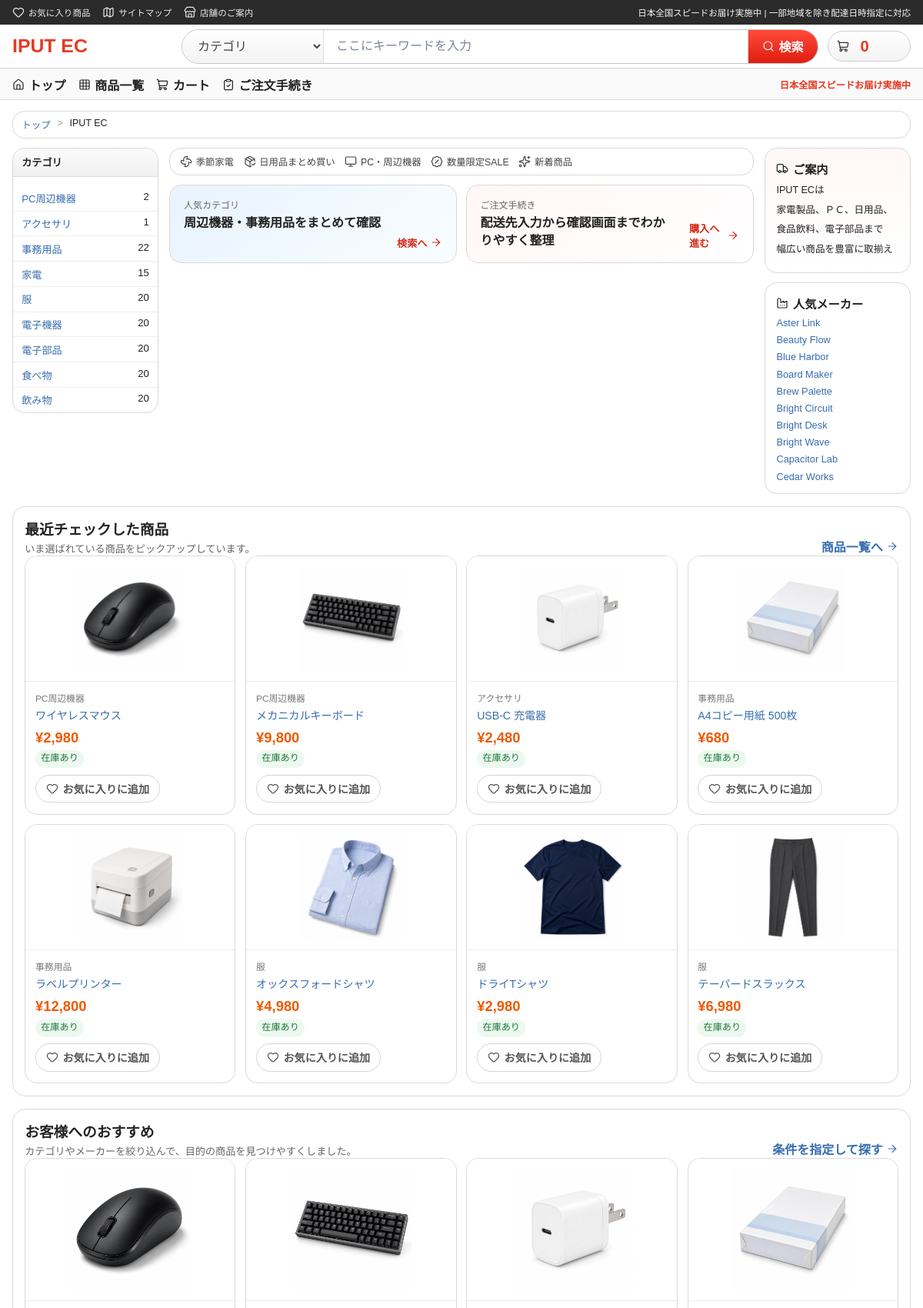
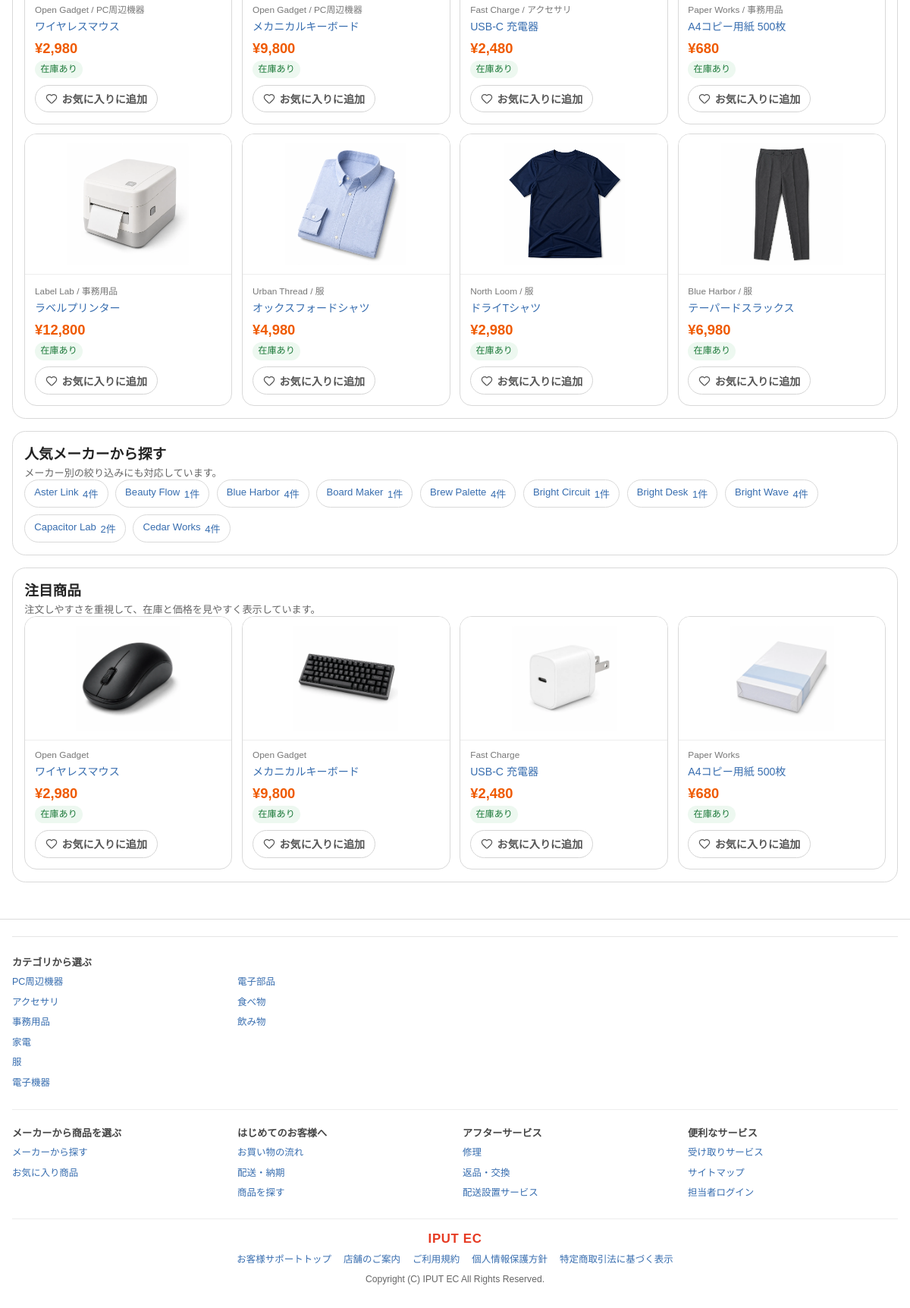
The page / on the database its author committed (2 pictures, top to bottom).
### tables this page shows
CREATE TABLE products (
    id INTEGER PRIMARY KEY AUTOINCREMENT,
    product_no TEXT NOT NULL UNIQUE,
    name TEXT NOT NULL,
    price INTEGER NOT NULL,
    category TEXT NOT NULL,
    maker TEXT NOT NULL,
    image_path TEXT,
    sale_price INTEGER,
    sale_starts_at TEXT,
    sale_ends_at TEXT,
    available_from TEXT,
    available_until TEXT,
    stock_quantity_1 INTEGER NOT NULL DEFAULT 0,
    stock_quantity_2 INTEGER NOT NULL DEFAULT 0,
    created_at TEXT NOT NULL DEFAULT CURRENT_TIMESTAMP,
    updated_at TEXT NOT NULL DEFAULT CURRENT_TIMESTAMP
);

### app/Views/home.php (the view, shortened to what the rows shown need)
<?php
$headlineCategories = array_slice($categoryOptions, 0, 14);
$recentProducts = array_slice($newArrivalProducts, 0, 8);
$recommendedProducts = $newArrivalProducts !== [] ? $newArrivalProducts : $featuredProducts;
$spotlightProducts = $featuredProducts !== [] ? $featuredProducts : $newArrivalProducts;
$favoriteProductIds = isset($favoriteProductIds) && is_array($favoriteProductIds) ? $favoriteProductIds : [];
?>
<section class="market-stage">
    <aside class="market-category-panel">
        <ul class="market-category-list">
            <?php foreach ($headlineCategories as $category): ?>
                <li>
                    <a href="<?= e(app_path('/products')) ?>?category=<?= urlencode((string) $category['value']) ?>">
                        <?= e((string) $category['value']) ?>
                    </a>
                    <span><?= e((string) $category['count']) ?></span>
                </li>
            <?php endforeach; ?>
        </ul>
    </aside>
</section>
<section class="market-merch-section">
    <div class="market-product-row">
        <?php foreach ($recentProducts as $product): ?>
            <article class="market-product-card">
                <a class="market-product-thumb" href="<?= e(app_path('/products/' . (string) $product['id'])) ?>">
                    <img
                        src="<?= e((string) $product['image_url']) ?>"
                        alt="<?= e((string) $product['name']) ?>"
                        data-fallback-src="<?= e(product_image_url('')) ?>"
                    >
                </a>
                <div class="market-product-body">
                    <p class="market-product-meta"><?= e((string) $product['category']) ?></p>
                    <a class="market-product-title" href="<?= e(app_path('/products/' . (string) $product['id'])) ?>">
                        <?= e((string) $product['name']) ?>
                    </a>
                    <p class="market-price-row">
                        ¥<?= number_format((int) $product['price']) ?>
                    </p>
                    <p class="market-stock-copy <?= e((string) $product['availability_class']) ?>">
                        <?= e((string) $product['availability_label']) ?>
                    </p>
                    <form class="market-favorite-form" method="post" action="<?= e(app_path(in_array((int) $product['id'], $favoriteProductIds, true) ? '/favorites/remove' : '/favorites/add')) ?>">
                        <button class="button-link button-ghost button-small market-favorite-button" type="submit">
                            <i data-lucide="<?= in_array((int) $product['id'], $favoriteProductIds, true) ? 'heart-off' : 'heart' ?>" aria-hidden="true"></i>
                            <?= in_array((int) $product['id'], $favoriteProductIds, true) ? 'お気に入り解除' : 'お気に入りに追加' ?>
                        </button>
                    </form>
                </div>
            </article>
        <?php endforeach; ?>
    </div>
</section>
<section class="market-merch-section">
    <div class="market-product-grid">
        <?php foreach ($recommendedProducts as $product): ?>
            <article class="market-product-card market-product-card-grid">
                <a class="market-product-thumb market-product-thumb-grid" href="<?= e(app_path('/products/' . (string) $product['id'])) ?>">
                    <img
                        src="<?= e((string) $product['image_url']) ?>"
                        alt="<?= e((string) $product['name']) ?>"
                        data-fallback-src="<?= e(product_image_url('')) ?>"
                    >
                </a>
                <div class="market-product-body">
                    <p class="market-product-meta"><?= e((string) $product['maker']) ?> / <?= e((string) $product['category']) ?></p>
                    <a class="market-product-title" href="<?= e(app_path('/products/' . (string) $product['id'])) ?>">
                        <?= e((string) $product['name']) ?>
                    </a>
                    <p class="market-price-row">
                        ¥<?= number_format((int) $product['price']) ?>
                    </p>
                    <p class="market-stock-copy <?= e((string) $product['availability_class']) ?>">
                        <?= e((string) $product['availability_label']) ?>
                    </p>
                    <form class="market-favorite-form" method="post" action="<?= e(app_path(in_array((int) $product['id'], $favoriteProductIds, true) ? '/favorites/remove' : '/favorites/add')) ?>">
                        <button class="button-link button-ghost button-small market-favorite-button" type="submit">
                            <i data-lucide="<?= in_array((int) $product['id'], $favoriteProductIds, true) ? 'heart-off' : 'heart' ?>" aria-hidden="true"></i>
                            <?= in_array((int) $product['id'], $favoriteProductIds, true) ? 'お気に入り解除' : 'お気に入りに追加' ?>
                        </button>
                    </form>
                </div>
            </article>
        <?php endforeach; ?>
    </div>
</section>
<section class="market-merch-section">
    <div class="market-product-row">
        <?php foreach ($spotlightProducts as $product): ?>
            <article class="market-product-card">
                <a class="market-product-thumb" href="<?= e(app_path('/products/' . (string) $product['id'])) ?>">
                    <img
                        src="<?= e((string) $product['image_url']) ?>"
                        alt="<?= e((string) $product['name']) ?>"
                        data-fallback-src="<?= e(product_image_url('')) ?>"
                    >
                </a>
                <div class="market-product-body">
                    <p class="market-product-meta"><?= e((string) $product['maker']) ?></p>
                    <a class="market-product-title" href="<?= e(app_path('/products/' . (string) $product['id'])) ?>">
                        <?= e((string) $product['name']) ?>
                    </a>
                    <p class="market-price-row">
                        ¥<?= number_format((int) $product['price']) ?>
                    </p>
                    <p class="market-stock-copy <?= e((string) $product['availability_class']) ?>">
                        <?= e((string) $product['availability_label']) ?>
                    </p>
                    <form class="market-favorite-form" method="post" action="<?= e(app_path(in_array((int) $product['id'], $favoriteProductIds, true) ? '/favorites/remove' : '/favorites/add')) ?>">
                        <button class="button-link button-ghost button-small market-favorite-button" type="submit">
                            <i data-lucide="<?= in_array((int) $product['id'], $favoriteProductIds, true) ? 'heart-off' : 'heart' ?>" aria-hidden="true"></i>
                            <?= in_array((int) $product['id'], $favoriteProductIds, true) ? 'お気に入り解除' : 'お気に入りに追加' ?>
                        </button>
                    </form>
                </div>
            </article>
        <?php endforeach; ?>
    </div>
</section>

### rows shown on the page
products: category "PC周辺機器", id "2", shows a picture, name "メカニカルキーボード", price "9,800", availability_label "在庫あり", shows "お気に入りに追加", maker "Open Gadget"
products: category "事務用品", count "22"
products: category "電子機器", count "20"
products: category "電子部品", count "20"
products: category "食べ物", count "20"
products: category "飲み物", count "20"
products: shows a picture, category "PC周辺機器", name "ワイヤレスマウス", price "2,980", availability_label "在庫あり", shows "お気に入りに追加", maker "Open Gadget"
products: shows a picture, category "アクセサリ", name "USB-C 充電器", price "2,480", availability_label "在庫あり", shows "お気に入りに追加", maker "Fast Charge"
products: shows a picture, category "事務用品", name "A4コピー用紙 500枚", price "680", availability_label "在庫あり", shows "お気に入りに追加", maker "Paper Works"
products: shows a picture, category "事務用品", name "ラベルプリンター", price "12,800", availability_label "在庫あり", shows "お気に入りに追加", maker "Label Lab"
products: shows a picture, category "服", name "オックスフォードシャツ", price "4,980", availability_label "在庫あり", shows "お気に入りに追加", maker "Urban Thread"
products: shows a picture, category "服", name "ドライTシャツ", price "2,980", availability_label "在庫あり", shows "お気に入りに追加", maker "North Loom"
products: shows a picture, category "服", name "テーパードスラックス", price "6,980", availability_label "在庫あり", shows "お気に入りに追加", maker "Blue Harbor"

### other values the page prints
$link['label'] "お気に入り商品"
$link['label'] "サイトマップ"
$link['label'] "店舗のご案内"
$shippingCopy "日本全国スピードお届け実施中 | 一部地域を除き配達日時指定に対応"
$serviceName "IPUT EC"
$cartCount "0"
$category['value'] "アクセサリ"
$category['count'] "1"
$category['value'] "家電"
$category['count'] "15"
$category['value'] "服"
$category['count'] "20"
$maker['value'] "Aster Link"
$maker['value'] "Beauty Flow"
$maker['value'] "Blue Harbor"
